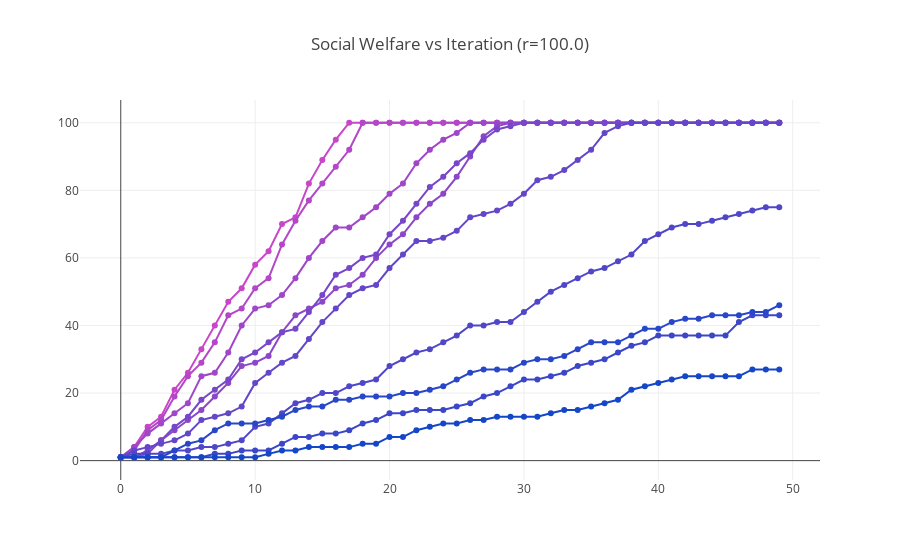
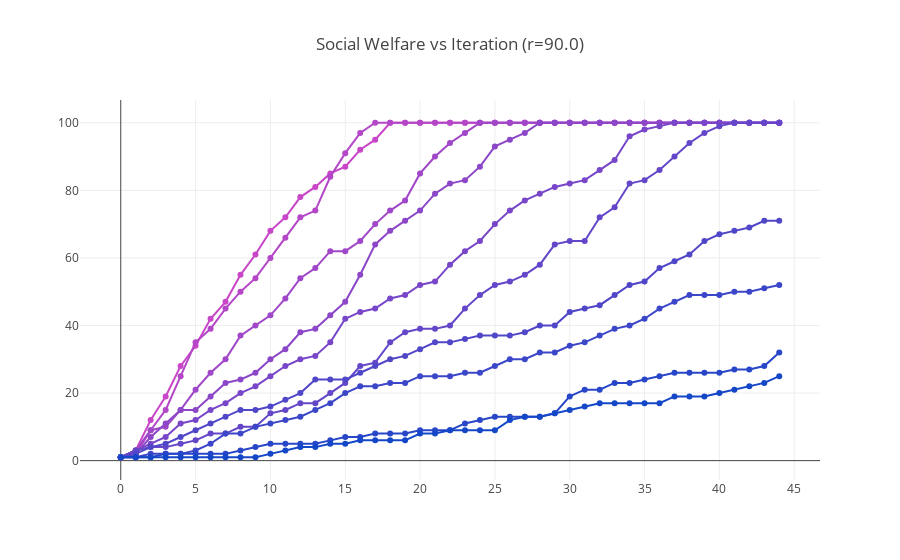
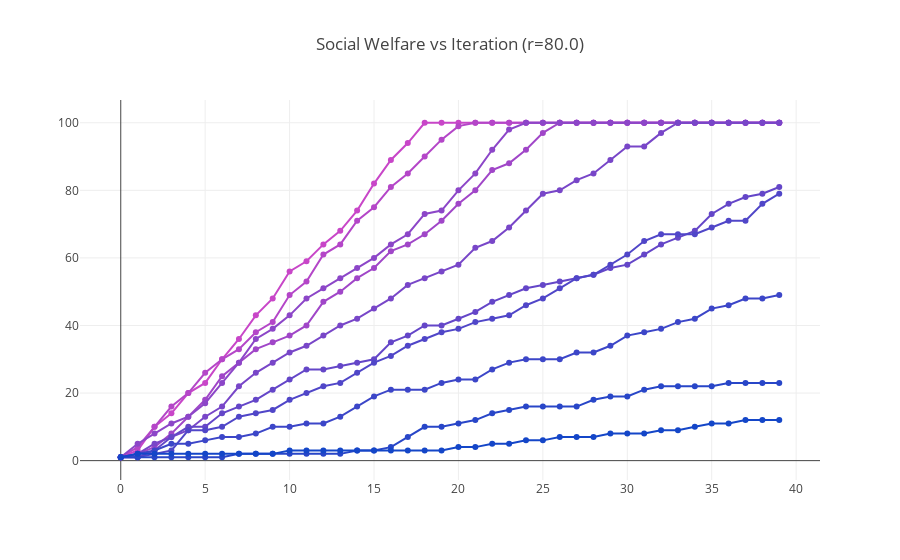
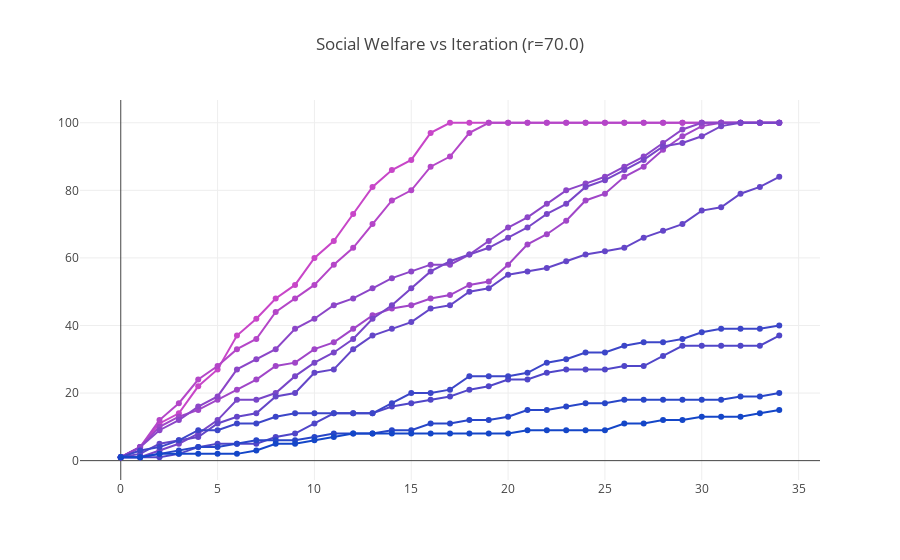

Here is the notebook cell these charts were saved with, in order:
### Code cell
for r in np.linspace(100, 0, 10, endpoint=False):
    util_set = []
    for p in np.linspace(1, 0, 10, endpoint=False):
        ring_lat = const_kregular(regularity, num_vertices, p, r)
        simp_ring_lat = reduce_providers_simplest(ring_lat)
        
        sim_g, sim_utils = run_simulation(ring_lat)
        
        global_util = [ sum(it_utils) for it_utils in sim_utils ]
        
        util_set.append((p, global_util))
        
    plot_utils(util_set, r)

### Figure 1 — Plotly figure (JSON) as saved in the notebook; plotly's stock layout.template omitted (floating-point values rounded to 4 significant figures)
{"data": [{"hoverinfo": "text", "hovertext": "p=1.0", "marker": {"color": "rgb(200.0, 70, 200)"}, "mode": "lines+markers", "type": "scatter", "uid": "76124569-ef3a-4ceb-a154-2bbb0ae13a2e", "x": [0, 1, 2, 3, 4, 5, 6, 7, 8, 9, 10, 11, 12, 13, 14, 15, 16, 17, 18, 19, 20, 21, 22, 23, 24, 25, 26, 27, 28, 29, 30, 31, 32, 33, 34, 35, 36, 37, 38, 39, 40, 41, 42, 43, 44, 45, 46, 47, 48, 49], "y": [1, 4, 10, 13, 21, 26, 33, 40, 47, 51, 58, 62, 70, 72, 82, 89, 95, 100, 100, 100, 100, 100, 100, 100, 100, 100, 100, 100, 100, 100, 100, 100, 100, 100, 100, 100, 100, 100, 100, 100, 100, 100, 100, 100, 100, 100, 100, 100, 100, 100]}, {"hoverinfo": "text", "hovertext": "p=0.9", "marker": {"color": "rgb(180.0, 70, 200)"}, "mode": "lines+markers", "type": "scatter", "uid": "d5bad69a-66ff-453a-b363-1d7931fea163", "x": [0, 1, 2, 3, 4, 5, 6, 7, 8, 9, 10, 11, 12, 13, 14, 15, 16, 17, 18, 19, 20, 21, 22, 23, 24, 25, 26, 27, 28, 29, 30, 31, 32, 33, 34, 35, 36, 37, 38, 39, 40, 41, 42, 43, 44, 45, 46, 47, 48, 49], "y": [1, 3, 9, 12, 19, 25, 29, 35, 43, 45, 51, 54, 64, 71, 77, 82, 87, 92, 100, 100, 100, 100, 100, 100, 100, 100, 100, 100, 100, 100, 100, 100, 100, 100, 100, 100, 100, 100, 100, 100, 100, 100, 100, 100, 100, 100, 100, 100, 100, 100]}, {"hoverinfo": "text", "hovertext": "p=0.8", "marker": {"color": "rgb(160.0, 70, 200)"}, "mode": "lines+markers", "type": "scatter", "uid": "55575e96-075e-43d8-b4bd-7556fcd2b322", "x": [0, 1, 2, 3, 4, 5, 6, 7, 8, 9, 10, 11, 12, 13, 14, 15, 16, 17, 18, 19, 20, 21, 22, 23, 24, 25, 26, 27, 28, 29, 30, 31, 32, 33, 34, 35, 36, 37, 38, 39, 40, 41, 42, 43, 44, 45, 46, 47, 48, 49], "y": [1, 4, 8, 11, 14, 17, 25, 26, 32, 40, 45, 46, 49, 54, 60, 65, 69, 69, 72, 75, 79, 82, 88, 92, 95, 97, 100, 100, 100, 100, 100, 100, 100, 100, 100, 100, 100, 100, 100, 100, 100, 100, 100, 100, 100, 100, 100, 100, 100, 100]}, {"hoverinfo": "text", "hovertext": "p=0.7", "marker": {"color": "rgb(140.0, 70, 200)"}, "mode": "lines+markers", "type": "scatter", "uid": "d200bdd0-6cc2-4b77-b338-7166605da9d0", "x": [0, 1, 2, 3, 4, 5, 6, 7, 8, 9, 10, 11, 12, 13, 14, 15, 16, 17, 18, 19, 20, 21, 22, 23, 24, 25, 26, 27, 28, 29, 30, 31, 32, 33, 34, 35, 36, 37, 38, 39, 40, 41, 42, 43, 44, 45, 46, 47, 48, 49], "y": [1, 1, 2, 6, 9, 12, 15, 19, 23, 28, 29, 31, 38, 43, 45, 47, 51, 52, 55, 60, 64, 67, 72, 76, 79, 84, 90, 96, 99, 100, 100, 100, 100, 100, 100, 100, 100, 100, 100, 100, 100, 100, 100, 100, 100, 100, 100, 100, 100, 100]}, {"hoverinfo": "text", "hovertext": "p=0.6", "marker": {"color": "rgb(120.0, 70, 200)"}, "mode": "lines+markers", "type": "scatter", "uid": "91b3ab73-cf10-423c-b99b-b46e5bc96182", "x": [0, 1, 2, 3, 4, 5, 6, 7, 8, 9, 10, 11, 12, 13, 14, 15, 16, 17, 18, 19, 20, 21, 22, 23, 24, 25, 26, 27, 28, 29, 30, 31, 32, 33, 34, 35, 36, 37, 38, 39, 40, 41, 42, 43, 44, 45, 46, 47, 48, 49], "y": [1, 1, 3, 6, 10, 13, 18, 21, 24, 30, 32, 35, 38, 39, 44, 49, 55, 57, 60, 61, 67, 71, 76, 81, 84, 88, 91, 95, 98, 99, 100, 100, 100, 100, 100, 100, 100, 100, 100, 100, 100, 100, 100, 100, 100, 100, 100, 100, 100, 100]}, {"hoverinfo": "text", "hovertext": "p=0.5", "marker": {"color": "rgb(100.0, 70, 200)"}, "mode": "lines+markers", "type": "scatter", "uid": "2d5f8cf4-a9ce-46e9-85e7-b53da2381190", "x": [0, 1, 2, 3, 4, 5, 6, 7, 8, 9, 10, 11, 12, 13, 14, 15, 16, 17, 18, 19, 20, 21, 22, 23, 24, 25, 26, 27, 28, 29, 30, 31, 32, 33, 34, 35, 36, 37, 38, 39, 40, 41, 42, 43, 44, 45, 46, 47, 48, 49], "y": [1, 3, 4, 5, 6, 8, 12, 13, 14, 16, 23, 26, 29, 31, 36, 41, 45, 49, 51, 52, 57, 61, 65, 65, 66, 68, 72, 73, 74, 76, 79, 83, 84, 86, 89, 92, 97, 99, 100, 100, 100, 100, 100, 100, 100, 100, 100, 100, 100, 100]}, {"hoverinfo": "text", "hovertext": "p=0.3999999999999999", "marker": {"color": "rgb(80.0, 70, 200)"}, "mode": "lines+markers", "type": "scatter", "uid": "87bdb451-2c77-4c68-918a-6c13abf04a21", "x": [0, 1, 2, 3, 4, 5, 6, 7, 8, 9, 10, 11, 12, 13, 14, 15, 16, 17, 18, 19, 20, 21, 22, 23, 24, 25, 26, 27, 28, 29, 30, 31, 32, 33, 34, 35, 36, 37, 38, 39, 40, 41, 42, 43, 44, 45, 46, 47, 48, 49], "y": [1, 2, 2, 2, 3, 3, 4, 4, 5, 6, 10, 11, 14, 17, 18, 20, 20, 22, 23, 24, 28, 30, 32, 33, 35, 37, 40, 40, 41, 41, 44, 47, 50, 52, 54, 56, 57, 59, 61, 65, 67, 69, 70, 70, 71, 72, 73, 74, 75, 75]}, {"hoverinfo": "text", "hovertext": "p=0.29999999999999993", "marker": {"color": "rgb(60.0, 70, 200)"}, "mode": "lines+markers", "type": "scatter", "uid": "0dc22ca8-5271-4535-98d6-201b4dfed209", "x": [0, 1, 2, 3, 4, 5, 6, 7, 8, 9, 10, 11, 12, 13, 14, 15, 16, 17, 18, 19, 20, 21, 22, 23, 24, 25, 26, 27, 28, 29, 30, 31, 32, 33, 34, 35, 36, 37, 38, 39, 40, 41, 42, 43, 44, 45, 46, 47, 48, 49], "y": [1, 1, 1, 1, 1, 1, 1, 2, 2, 3, 3, 3, 5, 7, 7, 8, 8, 9, 11, 12, 14, 14, 15, 15, 15, 16, 17, 19, 20, 22, 24, 24, 25, 26, 28, 29, 30, 32, 34, 35, 37, 37, 37, 37, 37, 37, 41, 43, 43, 43]}, {"hoverinfo": "text", "hovertext": "p=0.19999999999999996", "marker": {"color": "rgb(40.0, 70, 200)"}, "mode": "lines+markers", "type": "scatter", "uid": "8b873b6b-1d8b-4dab-94ae-5d0224c105f2", "x": [0, 1, 2, 3, 4, 5, 6, 7, 8, 9, 10, 11, 12, 13, 14, 15, 16, 17, 18, 19, 20, 21, 22, 23, 24, 25, 26, 27, 28, 29, 30, 31, 32, 33, 34, 35, 36, 37, 38, 39, 40, 41, 42, 43, 44, 45, 46, 47, 48, 49], "y": [1, 1, 1, 1, 3, 5, 6, 9, 11, 11, 11, 12, 13, 15, 16, 16, 18, 18, 19, 19, 19, 20, 20, 21, 22, 24, 26, 27, 27, 27, 29, 30, 30, 31, 33, 35, 35, 35, 37, 39, 39, 41, 42, 42, 43, 43, 43, 44, 44, 46]}, {"hoverinfo": "text", "hovertext": "p=0.09999999999999998", "marker": {"color": "rgb(20.0, 70, 200)"}, "mode": "lines+markers", "type": "scatter", "uid": "2e49cbd2-9c18-4e58-858b-c92b3d243ab3", "x": [0, 1, 2, 3, 4, 5, 6, 7, 8, 9, 10, 11, 12, 13, 14, 15, 16, 17, 18, 19, 20, 21, 22, 23, 24, 25, 26, 27, 28, 29, 30, 31, 32, 33, 34, 35, 36, 37, 38, 39, 40, 41, 42, 43, 44, 45, 46, 47, 48, 49], "y": [1, 1, 1, 1, 1, 1, 1, 1, 1, 1, 1, 2, 3, 3, 4, 4, 4, 4, 5, 5, 7, 7, 9, 10, 11, 11, 12, 12, 13, 13, 13, 13, 14, 15, 15, 16, 17, 18, 21, 22, 23, 24, 25, 25, 25, 25, 25, 27, 27, 27]}], "layout": {"showlegend": false, "title": {"text": "Social Welfare vs Iteration (r=100.0)"}}}

### Figure 2 — Plotly figure (JSON) as saved in the notebook; plotly's stock layout.template omitted (floating-point values rounded to 4 significant figures)
{"data": [{"hoverinfo": "text", "hovertext": "p=1.0", "marker": {"color": "rgb(200.0, 70, 200)"}, "mode": "lines+markers", "type": "scatter", "uid": "eb949cb9-a1b3-4461-83ff-5247cbbe2e3d", "x": [0, 1, 2, 3, 4, 5, 6, 7, 8, 9, 10, 11, 12, 13, 14, 15, 16, 17, 18, 19, 20, 21, 22, 23, 24, 25, 26, 27, 28, 29, 30, 31, 32, 33, 34, 35, 36, 37, 38, 39, 40, 41, 42, 43, 44], "y": [1, 3, 12, 19, 28, 34, 42, 47, 55, 61, 68, 72, 78, 81, 85, 87, 92, 95, 100, 100, 100, 100, 100, 100, 100, 100, 100, 100, 100, 100, 100, 100, 100, 100, 100, 100, 100, 100, 100, 100, 100, 100, 100, 100, 100]}, {"hoverinfo": "text", "hovertext": "p=0.9", "marker": {"color": "rgb(180.0, 70, 200)"}, "mode": "lines+markers", "type": "scatter", "uid": "5eacc8c6-46ec-4405-8113-1ac67e75d9cd", "x": [0, 1, 2, 3, 4, 5, 6, 7, 8, 9, 10, 11, 12, 13, 14, 15, 16, 17, 18, 19, 20, 21, 22, 23, 24, 25, 26, 27, 28, 29, 30, 31, 32, 33, 34, 35, 36, 37, 38, 39, 40, 41, 42, 43, 44], "y": [1, 2, 9, 15, 25, 35, 39, 45, 50, 54, 60, 66, 72, 74, 84, 91, 97, 100, 100, 100, 100, 100, 100, 100, 100, 100, 100, 100, 100, 100, 100, 100, 100, 100, 100, 100, 100, 100, 100, 100, 100, 100, 100, 100, 100]}, {"hoverinfo": "text", "hovertext": "p=0.8", "marker": {"color": "rgb(160.0, 70, 200)"}, "mode": "lines+markers", "type": "scatter", "uid": "7521546a-0cb4-415e-8bff-921913a495f9", "x": [0, 1, 2, 3, 4, 5, 6, 7, 8, 9, 10, 11, 12, 13, 14, 15, 16, 17, 18, 19, 20, 21, 22, 23, 24, 25, 26, 27, 28, 29, 30, 31, 32, 33, 34, 35, 36, 37, 38, 39, 40, 41, 42, 43, 44], "y": [1, 3, 9, 10, 15, 21, 26, 30, 37, 40, 43, 48, 54, 57, 62, 62, 65, 70, 74, 77, 85, 90, 94, 97, 100, 100, 100, 100, 100, 100, 100, 100, 100, 100, 100, 100, 100, 100, 100, 100, 100, 100, 100, 100, 100]}, {"hoverinfo": "text", "hovertext": "p=0.7", "marker": {"color": "rgb(140.0, 70, 200)"}, "mode": "lines+markers", "type": "scatter", "uid": "f2495671-8c37-42cb-a171-b3abb8ce6bed", "x": [0, 1, 2, 3, 4, 5, 6, 7, 8, 9, 10, 11, 12, 13, 14, 15, 16, 17, 18, 19, 20, 21, 22, 23, 24, 25, 26, 27, 28, 29, 30, 31, 32, 33, 34, 35, 36, 37, 38, 39, 40, 41, 42, 43, 44], "y": [1, 2, 7, 11, 15, 15, 19, 23, 24, 26, 30, 33, 38, 39, 43, 47, 55, 64, 68, 71, 74, 79, 82, 83, 87, 93, 95, 97, 100, 100, 100, 100, 100, 100, 100, 100, 100, 100, 100, 100, 100, 100, 100, 100, 100]}, {"hoverinfo": "text", "hovertext": "p=0.6", "marker": {"color": "rgb(120.0, 70, 200)"}, "mode": "lines+markers", "type": "scatter", "uid": "639c60a1-13b5-4247-8178-e6fa951cf82e", "x": [0, 1, 2, 3, 4, 5, 6, 7, 8, 9, 10, 11, 12, 13, 14, 15, 16, 17, 18, 19, 20, 21, 22, 23, 24, 25, 26, 27, 28, 29, 30, 31, 32, 33, 34, 35, 36, 37, 38, 39, 40, 41, 42, 43, 44], "y": [1, 3, 5, 7, 11, 12, 15, 17, 20, 22, 25, 28, 30, 31, 35, 42, 44, 45, 48, 49, 52, 53, 58, 62, 65, 70, 74, 77, 79, 81, 82, 83, 86, 89, 96, 98, 99, 100, 100, 100, 100, 100, 100, 100, 100]}, {"hoverinfo": "text", "hovertext": "p=0.5", "marker": {"color": "rgb(100.0, 70, 200)"}, "mode": "lines+markers", "type": "scatter", "uid": "281e8b9c-f977-4fe8-90d1-d5c98c6c5e4c", "x": [0, 1, 2, 3, 4, 5, 6, 7, 8, 9, 10, 11, 12, 13, 14, 15, 16, 17, 18, 19, 20, 21, 22, 23, 24, 25, 26, 27, 28, 29, 30, 31, 32, 33, 34, 35, 36, 37, 38, 39, 40, 41, 42, 43, 44], "y": [1, 3, 4, 4, 5, 6, 8, 8, 10, 10, 14, 15, 17, 17, 20, 23, 28, 29, 35, 38, 39, 39, 40, 45, 49, 52, 53, 55, 58, 64, 65, 65, 72, 75, 82, 83, 86, 90, 94, 97, 99, 100, 100, 100, 100]}, {"hoverinfo": "text", "hovertext": "p=0.3999999999999999", "marker": {"color": "rgb(80.0, 70, 200)"}, "mode": "lines+markers", "type": "scatter", "uid": "0272d256-b1f8-4048-a4e4-588296f46c82", "x": [0, 1, 2, 3, 4, 5, 6, 7, 8, 9, 10, 11, 12, 13, 14, 15, 16, 17, 18, 19, 20, 21, 22, 23, 24, 25, 26, 27, 28, 29, 30, 31, 32, 33, 34, 35, 36, 37, 38, 39, 40, 41, 42, 43, 44], "y": [1, 2, 4, 5, 7, 9, 11, 13, 15, 15, 16, 18, 20, 24, 24, 24, 26, 28, 30, 31, 33, 35, 35, 36, 37, 37, 37, 38, 40, 40, 44, 45, 46, 49, 52, 53, 57, 59, 61, 65, 67, 68, 69, 71, 71]}, {"hoverinfo": "text", "hovertext": "p=0.29999999999999993", "marker": {"color": "rgb(60.0, 70, 200)"}, "mode": "lines+markers", "type": "scatter", "uid": "2310463e-2bfb-4dc1-be67-202df856700e", "x": [0, 1, 2, 3, 4, 5, 6, 7, 8, 9, 10, 11, 12, 13, 14, 15, 16, 17, 18, 19, 20, 21, 22, 23, 24, 25, 26, 27, 28, 29, 30, 31, 32, 33, 34, 35, 36, 37, 38, 39, 40, 41, 42, 43, 44], "y": [1, 1, 2, 2, 2, 3, 5, 8, 8, 10, 11, 12, 13, 15, 17, 20, 22, 22, 23, 23, 25, 25, 25, 26, 26, 28, 30, 30, 32, 32, 34, 35, 37, 39, 40, 42, 45, 47, 49, 49, 49, 50, 50, 51, 52]}, {"hoverinfo": "text", "hovertext": "p=0.19999999999999996", "marker": {"color": "rgb(40.0, 70, 200)"}, "mode": "lines+markers", "type": "scatter", "uid": "38cc4571-b441-4509-8116-d7dea694d78d", "x": [0, 1, 2, 3, 4, 5, 6, 7, 8, 9, 10, 11, 12, 13, 14, 15, 16, 17, 18, 19, 20, 21, 22, 23, 24, 25, 26, 27, 28, 29, 30, 31, 32, 33, 34, 35, 36, 37, 38, 39, 40, 41, 42, 43, 44], "y": [1, 1, 1, 2, 2, 2, 2, 2, 3, 4, 5, 5, 5, 5, 6, 7, 7, 8, 8, 8, 9, 9, 9, 11, 12, 13, 13, 13, 13, 14, 19, 21, 21, 23, 23, 24, 25, 26, 26, 26, 26, 27, 27, 28, 32]}, {"hoverinfo": "text", "hovertext": "p=0.09999999999999998", "marker": {"color": "rgb(20.0, 70, 200)"}, "mode": "lines+markers", "type": "scatter", "uid": "2b73bdea-bf91-4ccf-a119-a288faabe994", "x": [0, 1, 2, 3, 4, 5, 6, 7, 8, 9, 10, 11, 12, 13, 14, 15, 16, 17, 18, 19, 20, 21, 22, 23, 24, 25, 26, 27, 28, 29, 30, 31, 32, 33, 34, 35, 36, 37, 38, 39, 40, 41, 42, 43, 44], "y": [1, 1, 1, 1, 1, 1, 1, 1, 1, 1, 2, 3, 4, 4, 5, 5, 6, 6, 6, 6, 8, 8, 9, 9, 9, 9, 12, 13, 13, 14, 15, 16, 17, 17, 17, 17, 17, 19, 19, 19, 20, 21, 22, 23, 25]}], "layout": {"showlegend": false, "title": {"text": "Social Welfare vs Iteration (r=90.0)"}}}

### Figure 3 — Plotly figure (JSON) as saved in the notebook; plotly's stock layout.template omitted (floating-point values rounded to 4 significant figures)
{"data": [{"hoverinfo": "text", "hovertext": "p=1.0", "marker": {"color": "rgb(200.0, 70, 200)"}, "mode": "lines+markers", "type": "scatter", "uid": "ef738b6d-9cc5-445f-819e-78ba85ffa80c", "x": [0, 1, 2, 3, 4, 5, 6, 7, 8, 9, 10, 11, 12, 13, 14, 15, 16, 17, 18, 19, 20, 21, 22, 23, 24, 25, 26, 27, 28, 29, 30, 31, 32, 33, 34, 35, 36, 37, 38, 39], "y": [1, 3, 10, 14, 20, 23, 30, 36, 43, 48, 56, 59, 64, 68, 74, 82, 89, 94, 100, 100, 100, 100, 100, 100, 100, 100, 100, 100, 100, 100, 100, 100, 100, 100, 100, 100, 100, 100, 100, 100]}, {"hoverinfo": "text", "hovertext": "p=0.9", "marker": {"color": "rgb(180.0, 70, 200)"}, "mode": "lines+markers", "type": "scatter", "uid": "f4cc2451-0d06-4d1b-9f46-9d25f1885210", "x": [0, 1, 2, 3, 4, 5, 6, 7, 8, 9, 10, 11, 12, 13, 14, 15, 16, 17, 18, 19, 20, 21, 22, 23, 24, 25, 26, 27, 28, 29, 30, 31, 32, 33, 34, 35, 36, 37, 38, 39], "y": [1, 4, 10, 16, 20, 26, 30, 33, 38, 41, 49, 53, 61, 64, 71, 75, 81, 85, 90, 95, 99, 100, 100, 100, 100, 100, 100, 100, 100, 100, 100, 100, 100, 100, 100, 100, 100, 100, 100, 100]}, {"hoverinfo": "text", "hovertext": "p=0.8", "marker": {"color": "rgb(160.0, 70, 200)"}, "mode": "lines+markers", "type": "scatter", "uid": "3cdee5d6-8ef9-47e1-809a-b2e6ca555a25", "x": [0, 1, 2, 3, 4, 5, 6, 7, 8, 9, 10, 11, 12, 13, 14, 15, 16, 17, 18, 19, 20, 21, 22, 23, 24, 25, 26, 27, 28, 29, 30, 31, 32, 33, 34, 35, 36, 37, 38, 39], "y": [1, 2, 4, 8, 13, 18, 25, 29, 33, 35, 37, 40, 47, 50, 54, 57, 62, 64, 67, 71, 76, 80, 86, 88, 92, 97, 100, 100, 100, 100, 100, 100, 100, 100, 100, 100, 100, 100, 100, 100]}, {"hoverinfo": "text", "hovertext": "p=0.7", "marker": {"color": "rgb(140.0, 70, 200)"}, "mode": "lines+markers", "type": "scatter", "uid": "4fc7f554-f7c9-457d-986e-1bffda13c9b9", "x": [0, 1, 2, 3, 4, 5, 6, 7, 8, 9, 10, 11, 12, 13, 14, 15, 16, 17, 18, 19, 20, 21, 22, 23, 24, 25, 26, 27, 28, 29, 30, 31, 32, 33, 34, 35, 36, 37, 38, 39], "y": [1, 5, 8, 11, 13, 17, 23, 29, 36, 39, 43, 48, 51, 54, 57, 60, 64, 67, 73, 74, 80, 85, 92, 98, 100, 100, 100, 100, 100, 100, 100, 100, 100, 100, 100, 100, 100, 100, 100, 100]}, {"hoverinfo": "text", "hovertext": "p=0.6", "marker": {"color": "rgb(120.0, 70, 200)"}, "mode": "lines+markers", "type": "scatter", "uid": "d102fcc6-cebe-460e-b184-7a08ac774b43", "x": [0, 1, 2, 3, 4, 5, 6, 7, 8, 9, 10, 11, 12, 13, 14, 15, 16, 17, 18, 19, 20, 21, 22, 23, 24, 25, 26, 27, 28, 29, 30, 31, 32, 33, 34, 35, 36, 37, 38, 39], "y": [1, 2, 5, 7, 9, 13, 16, 22, 26, 29, 32, 34, 37, 40, 42, 45, 48, 52, 54, 56, 58, 63, 65, 69, 74, 79, 80, 83, 85, 89, 93, 93, 97, 100, 100, 100, 100, 100, 100, 100]}, {"hoverinfo": "text", "hovertext": "p=0.5", "marker": {"color": "rgb(100.0, 70, 200)"}, "mode": "lines+markers", "type": "scatter", "uid": "0ea4531a-9096-4f84-8b8b-8c618df3d85e", "x": [0, 1, 2, 3, 4, 5, 6, 7, 8, 9, 10, 11, 12, 13, 14, 15, 16, 17, 18, 19, 20, 21, 22, 23, 24, 25, 26, 27, 28, 29, 30, 31, 32, 33, 34, 35, 36, 37, 38, 39], "y": [1, 1, 3, 7, 10, 10, 14, 16, 18, 21, 24, 27, 27, 28, 29, 30, 35, 37, 40, 40, 42, 44, 47, 49, 51, 52, 53, 54, 55, 57, 58, 61, 64, 66, 68, 73, 76, 78, 79, 81]}, {"hoverinfo": "text", "hovertext": "p=0.3999999999999999", "marker": {"color": "rgb(80.0, 70, 200)"}, "mode": "lines+markers", "type": "scatter", "uid": "d9d6d258-a81b-43cb-88d1-82115998ab55", "x": [0, 1, 2, 3, 4, 5, 6, 7, 8, 9, 10, 11, 12, 13, 14, 15, 16, 17, 18, 19, 20, 21, 22, 23, 24, 25, 26, 27, 28, 29, 30, 31, 32, 33, 34, 35, 36, 37, 38, 39], "y": [1, 1, 2, 3, 9, 9, 10, 13, 14, 15, 18, 20, 22, 23, 26, 29, 31, 34, 36, 38, 39, 41, 42, 43, 46, 48, 51, 54, 55, 58, 61, 65, 67, 67, 67, 69, 71, 71, 76, 79]}, {"hoverinfo": "text", "hovertext": "p=0.29999999999999993", "marker": {"color": "rgb(60.0, 70, 200)"}, "mode": "lines+markers", "type": "scatter", "uid": "cace3cbf-f8dd-49b3-bd9d-c7b8497bc90c", "x": [0, 1, 2, 3, 4, 5, 6, 7, 8, 9, 10, 11, 12, 13, 14, 15, 16, 17, 18, 19, 20, 21, 22, 23, 24, 25, 26, 27, 28, 29, 30, 31, 32, 33, 34, 35, 36, 37, 38, 39], "y": [1, 2, 3, 5, 5, 6, 7, 7, 8, 10, 10, 11, 11, 13, 16, 19, 21, 21, 21, 23, 24, 24, 27, 29, 30, 30, 30, 32, 32, 34, 37, 38, 39, 41, 42, 45, 46, 48, 48, 49]}, {"hoverinfo": "text", "hovertext": "p=0.19999999999999996", "marker": {"color": "rgb(40.0, 70, 200)"}, "mode": "lines+markers", "type": "scatter", "uid": "ff3b18bc-f8a2-4b8d-95da-d3e2f807a408", "x": [0, 1, 2, 3, 4, 5, 6, 7, 8, 9, 10, 11, 12, 13, 14, 15, 16, 17, 18, 19, 20, 21, 22, 23, 24, 25, 26, 27, 28, 29, 30, 31, 32, 33, 34, 35, 36, 37, 38, 39], "y": [1, 1, 1, 1, 1, 1, 1, 2, 2, 2, 2, 2, 2, 2, 3, 3, 4, 7, 10, 10, 11, 12, 14, 15, 16, 16, 16, 16, 18, 19, 19, 21, 22, 22, 22, 22, 23, 23, 23, 23]}, {"hoverinfo": "text", "hovertext": "p=0.09999999999999998", "marker": {"color": "rgb(20.0, 70, 200)"}, "mode": "lines+markers", "type": "scatter", "uid": "c793aba7-e641-431f-9551-04e1d1924a16", "x": [0, 1, 2, 3, 4, 5, 6, 7, 8, 9, 10, 11, 12, 13, 14, 15, 16, 17, 18, 19, 20, 21, 22, 23, 24, 25, 26, 27, 28, 29, 30, 31, 32, 33, 34, 35, 36, 37, 38, 39], "y": [1, 2, 2, 2, 2, 2, 2, 2, 2, 2, 3, 3, 3, 3, 3, 3, 3, 3, 3, 3, 4, 4, 5, 5, 6, 6, 7, 7, 7, 8, 8, 8, 9, 9, 10, 11, 11, 12, 12, 12]}], "layout": {"showlegend": false, "title": {"text": "Social Welfare vs Iteration (r=80.0)"}}}

### Figure 4 — Plotly figure (JSON) as saved in the notebook; plotly's stock layout.template omitted (floating-point values rounded to 4 significant figures)
{"data": [{"hoverinfo": "text", "hovertext": "p=1.0", "marker": {"color": "rgb(200.0, 70, 200)"}, "mode": "lines+markers", "type": "scatter", "uid": "f6badaec-3d3c-4397-8c16-75187ef1cf6e", "x": [0, 1, 2, 3, 4, 5, 6, 7, 8, 9, 10, 11, 12, 13, 14, 15, 16, 17, 18, 19, 20, 21, 22, 23, 24, 25, 26, 27, 28, 29, 30, 31, 32, 33, 34], "y": [1, 4, 11, 14, 22, 27, 37, 42, 48, 52, 60, 65, 73, 81, 86, 89, 97, 100, 100, 100, 100, 100, 100, 100, 100, 100, 100, 100, 100, 100, 100, 100, 100, 100, 100]}, {"hoverinfo": "text", "hovertext": "p=0.9", "marker": {"color": "rgb(180.0, 70, 200)"}, "mode": "lines+markers", "type": "scatter", "uid": "12b51f5b-e776-4b8c-b406-028885224503", "x": [0, 1, 2, 3, 4, 5, 6, 7, 8, 9, 10, 11, 12, 13, 14, 15, 16, 17, 18, 19, 20, 21, 22, 23, 24, 25, 26, 27, 28, 29, 30, 31, 32, 33, 34], "y": [1, 4, 12, 17, 24, 28, 33, 36, 44, 48, 52, 58, 63, 70, 77, 80, 87, 90, 97, 100, 100, 100, 100, 100, 100, 100, 100, 100, 100, 100, 100, 100, 100, 100, 100]}, {"hoverinfo": "text", "hovertext": "p=0.8", "marker": {"color": "rgb(160.0, 70, 200)"}, "mode": "lines+markers", "type": "scatter", "uid": "5352d55a-1bc4-4dd9-953c-e6d04865e93f", "x": [0, 1, 2, 3, 4, 5, 6, 7, 8, 9, 10, 11, 12, 13, 14, 15, 16, 17, 18, 19, 20, 21, 22, 23, 24, 25, 26, 27, 28, 29, 30, 31, 32, 33, 34], "y": [1, 4, 10, 13, 15, 18, 21, 24, 28, 29, 33, 35, 39, 43, 45, 46, 48, 49, 52, 53, 58, 64, 67, 71, 77, 79, 84, 87, 92, 96, 99, 100, 100, 100, 100]}, {"hoverinfo": "text", "hovertext": "p=0.7", "marker": {"color": "rgb(140.0, 70, 200)"}, "mode": "lines+markers", "type": "scatter", "uid": "f441aa1e-71b3-407e-9dec-f16ad55e1d30", "x": [0, 1, 2, 3, 4, 5, 6, 7, 8, 9, 10, 11, 12, 13, 14, 15, 16, 17, 18, 19, 20, 21, 22, 23, 24, 25, 26, 27, 28, 29, 30, 31, 32, 33, 34], "y": [1, 4, 9, 12, 16, 19, 27, 30, 33, 39, 42, 46, 48, 51, 54, 56, 58, 58, 61, 65, 69, 72, 76, 80, 82, 84, 87, 90, 94, 98, 100, 100, 100, 100, 100]}, {"hoverinfo": "text", "hovertext": "p=0.6", "marker": {"color": "rgb(120.0, 70, 200)"}, "mode": "lines+markers", "type": "scatter", "uid": "5acae1f7-920c-4d0b-a971-3448b6469108", "x": [0, 1, 2, 3, 4, 5, 6, 7, 8, 9, 10, 11, 12, 13, 14, 15, 16, 17, 18, 19, 20, 21, 22, 23, 24, 25, 26, 27, 28, 29, 30, 31, 32, 33, 34], "y": [1, 1, 3, 5, 8, 12, 18, 18, 20, 25, 29, 32, 36, 42, 46, 51, 56, 59, 61, 63, 66, 69, 73, 76, 81, 83, 86, 89, 93, 94, 96, 99, 100, 100, 100]}, {"hoverinfo": "text", "hovertext": "p=0.5", "marker": {"color": "rgb(100.0, 70, 200)"}, "mode": "lines+markers", "type": "scatter", "uid": "4f7d53c2-f9fd-4276-aeea-57604959f274", "x": [0, 1, 2, 3, 4, 5, 6, 7, 8, 9, 10, 11, 12, 13, 14, 15, 16, 17, 18, 19, 20, 21, 22, 23, 24, 25, 26, 27, 28, 29, 30, 31, 32, 33, 34], "y": [1, 2, 5, 6, 7, 11, 13, 14, 19, 20, 26, 27, 33, 37, 39, 41, 45, 46, 50, 51, 55, 56, 57, 59, 61, 62, 63, 66, 68, 70, 74, 75, 79, 81, 84]}, {"hoverinfo": "text", "hovertext": "p=0.3999999999999999", "marker": {"color": "rgb(80.0, 70, 200)"}, "mode": "lines+markers", "type": "scatter", "uid": "d6677e4d-8476-475c-b837-2c3a6b2201b7", "x": [0, 1, 2, 3, 4, 5, 6, 7, 8, 9, 10, 11, 12, 13, 14, 15, 16, 17, 18, 19, 20, 21, 22, 23, 24, 25, 26, 27, 28, 29, 30, 31, 32, 33, 34], "y": [1, 1, 1, 2, 4, 5, 5, 5, 7, 8, 11, 14, 14, 14, 16, 17, 18, 19, 21, 22, 24, 24, 26, 27, 27, 27, 28, 28, 31, 34, 34, 34, 34, 34, 37]}, {"hoverinfo": "text", "hovertext": "p=0.29999999999999993", "marker": {"color": "rgb(60.0, 70, 200)"}, "mode": "lines+markers", "type": "scatter", "uid": "91044f15-00d2-4190-b664-0c3ee5213e3a", "x": [0, 1, 2, 3, 4, 5, 6, 7, 8, 9, 10, 11, 12, 13, 14, 15, 16, 17, 18, 19, 20, 21, 22, 23, 24, 25, 26, 27, 28, 29, 30, 31, 32, 33, 34], "y": [1, 3, 4, 6, 9, 9, 11, 11, 13, 14, 14, 14, 14, 14, 17, 20, 20, 21, 25, 25, 25, 26, 29, 30, 32, 32, 34, 35, 35, 36, 38, 39, 39, 39, 40]}, {"hoverinfo": "text", "hovertext": "p=0.19999999999999996", "marker": {"color": "rgb(40.0, 70, 200)"}, "mode": "lines+markers", "type": "scatter", "uid": "b4fdd059-33cd-4983-a062-55f0b437a04b", "x": [0, 1, 2, 3, 4, 5, 6, 7, 8, 9, 10, 11, 12, 13, 14, 15, 16, 17, 18, 19, 20, 21, 22, 23, 24, 25, 26, 27, 28, 29, 30, 31, 32, 33, 34], "y": [1, 1, 2, 3, 4, 4, 5, 6, 6, 6, 7, 8, 8, 8, 9, 9, 11, 11, 12, 12, 13, 15, 15, 16, 17, 17, 18, 18, 18, 18, 18, 18, 19, 19, 20]}, {"hoverinfo": "text", "hovertext": "p=0.09999999999999998", "marker": {"color": "rgb(20.0, 70, 200)"}, "mode": "lines+markers", "type": "scatter", "uid": "4114d85d-5a23-4616-90cc-cd39d9238cff", "x": [0, 1, 2, 3, 4, 5, 6, 7, 8, 9, 10, 11, 12, 13, 14, 15, 16, 17, 18, 19, 20, 21, 22, 23, 24, 25, 26, 27, 28, 29, 30, 31, 32, 33, 34], "y": [1, 1, 2, 2, 2, 2, 2, 3, 5, 5, 6, 7, 8, 8, 8, 8, 8, 8, 8, 8, 8, 9, 9, 9, 9, 9, 11, 11, 12, 12, 13, 13, 13, 14, 15]}], "layout": {"showlegend": false, "title": {"text": "Social Welfare vs Iteration (r=70.0)"}}}
